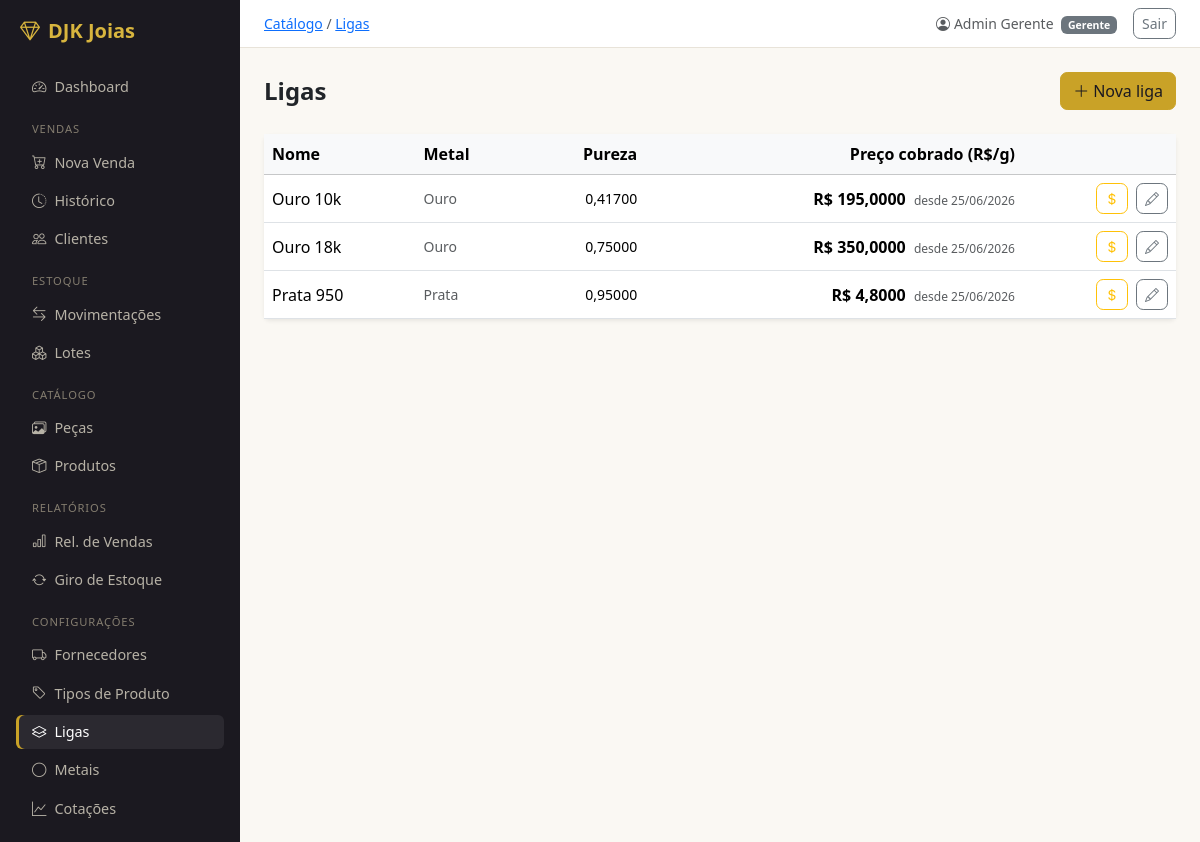
The app's page /catalogo/ligas/ (signed in) with its own data.
### usuarios/models.py (models this page shows, shortened)
class Usuario(AbstractUser):
    class Perfil(models.TextChoices):
        GERENTE  = 'GER', 'Gerente'
        VENDEDOR = 'VEN', 'Vendedor'
    perfil    = models.CharField(max_length=3, choices=Perfil.choices, default=Perfil.VENDEDOR)
    telefone  = models.CharField(max_length=20, blank=True)
    criado_em = models.DateTimeField(auto_now_add=True)
    class Meta:
        verbose_name        = 'Usuário'
        verbose_name_plural = 'Usuários'
        ordering            = ['first_name', 'last_name']
    @property
    def is_gerente(self):
        return self.perfil == self.Perfil.GERENTE

### catalogo/models.py (models this page shows, shortened)
class Liga(models.Model):
    nome   = models.CharField(max_length=50, unique=True)
    metal  = models.ForeignKey(Metal, on_delete=models.PROTECT, related_name='ligas')
    pureza = models.DecimalField(
        max_digits=6, decimal_places=5,
        validators=[MinValueValidator(Decimal('0.00001')), MaxValueValidator(Decimal('1.0'))],
        help_text='Fração pura do metal. Ex: 0.75000 para Ouro 18k',
    )
    class Meta:
        verbose_name        = 'Liga'
        verbose_name_plural = 'Ligas'
        ordering            = ['metal', 'nome']
    @property
    def preco_atual(self):
        return self.precos.order_by('-vigente_desde').first()

class Metal(models.Model):
    nome    = models.CharField(max_length=50, unique=True)
    simbolo = models.CharField(max_length=10, unique=True, help_text='Símbolo da API. Ex: XAU, XAG')
    class Meta:
        verbose_name        = 'Metal'
        verbose_name_plural = 'Metais'
        ordering            = ['nome']
    def __str__(self):
        return self.nome

class PrecoLiga(models.Model):
    liga            = models.ForeignKey(Liga, on_delete=models.PROTECT, related_name='precos')
    preco_por_grama = models.DecimalField(
        max_digits=12, decimal_places=4,
        validators=[MinValueValidator(Decimal('0.0001'))],
    )
    vigente_desde = models.DateField(db_index=True)
    definido_por  = models.ForeignKey(
        settings.AUTH_USER_MODEL,
        on_delete=models.PROTECT,
        related_name='precos_definidos',
    )
    class Meta:
        verbose_name        = 'Preço de Liga'
        verbose_name_plural = 'Preços de Liga'
        unique_together     = [('liga', 'vigente_desde')]
        ordering            = ['liga', '-vigente_desde']

### catalogo/views.py (the view)
# urls.py: path('ligas/',                            views.LigaListView.as_view(),   name='liga_list'),
class LigaListView(LoginRequiredMixin, ListView):
    model               = Liga
    template_name       = 'catalogo/liga_list.html'
    context_object_name = 'ligas'
    queryset            = Liga.objects.select_related('metal').prefetch_related('precos')

### templates/catalogo/liga_list.html (shortened to what this page needs)
{% extends 'base.html' %}
{% block breadcrumb %}<a href="{% url 'catalogo:peca_list' %}">Catálogo</a> / <a href="{% url 'catalogo:liga_list' %}">Ligas</a>{% endblock %}
{% block content %}
<div class="d-flex align-items-center justify-content-between mb-4">
  <h4 class="fw-semibold mb-0">Ligas</h4>
  {% if user.is_gerente %}
  <a href="{% url 'catalogo:liga_create' %}" class="btn btn-warning">
    <i class="bi bi-plus-lg me-1"></i>Nova liga
  </a>
  {% endif %}
</div>
<div class="card border-0 shadow-sm">
  <table class="table table-hover align-middle mb-0">
    <thead class="table-light">
      <tr>
        <th>Nome</th>
        <th>Metal</th>
        <th class="text-end">Pureza</th>
        <th class="text-end">Preço cobrado (R$/g)</th>
        <th></th>
      </tr>
    </thead>
    <tbody>
      {% for liga in ligas %}
      <tr>
        <td class="fw-medium">{{ liga.nome }}</td>
        <td class="text-muted small">{{ liga.metal }}</td>
        <td class="text-end small">{{ liga.pureza|floatformat:5 }}</td>
        <td class="text-end">
          {% with preco=liga.preco_atual %}
          {% if preco %}
          <span class="fw-semibold">R$ {{ preco.preco_por_grama|floatformat:4 }}</span>
          <span class="text-muted ms-1" style="font-size:.75rem">desde {{ preco.vigente_desde|date:"d/m/Y" }}</span>
          {% else %}
          <span class="text-danger small">Sem preço definido</span>
          {% endif %}
          {% endwith %}
        </td>
        <td class="text-end">
          {% if user.is_gerente %}
          <a href="{% url 'catalogo:preco_liga_definir' liga.pk %}" class="btn btn-sm btn-outline-warning me-1">
            <i class="bi bi-currency-dollar"></i>
          </a>
          <a href="{% url 'catalogo:liga_update' liga.pk %}" class="btn btn-sm btn-outline-secondary">
            <i class="bi bi-pencil"></i>
          </a>
          {% endif %}
        </td>
      </tr>
      {% empty %}
      <tr>
        <td colspan="5" class="text-center text-muted py-4">Nenhuma liga cadastrada.</td>
      </tr>
      {% endfor %}
    </tbody>
  </table>
</div>
{% endblock %}

### templates/base.html (shortened to what this page needs)
<!DOCTYPE html>
<html lang="pt-br">
<head>
  <link href="https://cdn.jsdelivr.net/npm/bootstrap@5.3.3/dist/css/bootstrap.min.css" rel="stylesheet">
  <link href="https://cdn.jsdelivr.net/npm/bootstrap-icons@1.11.3/font/bootstrap-icons.min.css" rel="stylesheet">
</head>
<body>
<div class="d-flex">
  <nav id="sidebar" class="p-3">
    <div class="text-white fw-bold fs-5 mb-4 px-1">
      <i class="bi bi-gem me-2"></i>DJK Joias
    </div>
    <ul class="nav flex-column gap-1">
      <li><a href="{% url 'dashboard:index' %}" class="nav-link {% if request.resolver_match.app_name == 'dashboard' %}active{% endif %}">
        <i class="bi bi-speedometer2 me-2"></i>Dashboard
      </a></li>
      <li class="sidebar-section">Vendas</li>
      <li><a href="{% url 'vendas:venda_create' %}" class="nav-link {% if request.resolver_match.url_name == 'venda_create' %}active{% endif %}">
        <i class="bi bi-cart-plus me-2"></i>Nova Venda
      </a></li>
      <li><a href="{% url 'vendas:venda_list' %}" class="nav-link {% if request.resolver_match.url_name == 'venda_list' or request.resolver_match.url_name == 'venda_detail' %}active{% endif %}">
        <i class="bi bi-clock-history me-2"></i>Histórico
      </a></li>
      <li><a href="{% url 'vendas:cliente_list' %}" class="nav-link {% if request.resolver_match.url_name|slice:':7' == 'cliente' %}active{% endif %}">
        <i class="bi bi-people me-2"></i>Clientes
      </a></li>
      <li class="sidebar-section">Estoque</li>
      <li><a href="{% url 'estoque:movimentacao_list' %}" class="nav-link {% if request.resolver_match.url_name == 'movimentacao_list' or request.resolver_match.url_name == 'movimentacao_create' %}active{% endif %}">
        <i class="bi bi-arrow-left-right me-2"></i>Movimentações
      </a></li>
      <li><a href="{% url 'estoque:lote_list' %}" class="nav-link {% if request.resolver_match.url_name|slice:':4' == 'lote' %}active{% endif %}">
        <i class="bi bi-boxes me-2"></i>Lotes
      </a></li>
      <li class="sidebar-section">Catálogo</li>
      <li><a href="{% url 'catalogo:peca_list' %}" class="nav-link {% if request.resolver_match.url_name|slice:':4' == 'peca' %}active{% endif %}">
        <i class="bi bi-images me-2"></i>Peças
      </a></li>
      <li><a href="{% url 'catalogo:produto_list' %}" class="nav-link {% if request.resolver_match.url_name|slice:':7' == 'produto' %}active{% endif %}">
        <i class="bi bi-box-seam me-2"></i>Produtos
      </a></li>
      {% if user.is_gerente %}
      <li class="sidebar-section">Relatórios</li>
      <li><a href="{% url 'relatorios:vendas' %}" class="nav-link {% if request.resolver_match.url_name == 'vendas' and request.resolver_match.app_name == 'relatorios' %}active{% endif %}">
        <i class="bi bi-bar-chart me-2"></i>Rel. de Vendas
      </a></li>
      <li><a href="{% url 'relatorios:giro' %}" class="nav-link {% if request.resolver_match.url_name == 'giro' %}active{% endif %}">
        <i class="bi bi-arrow-repeat me-2"></i>Giro de Estoque
      </a></li>
      <li class="sidebar-section">Configurações</li>
      <li><a href="{% url 'vendas:fornecedor_list' %}" class="nav-link {% if request.resolver_match.url_name|slice:':10' == 'fornecedor' %}active{% endif %}">
        <i class="bi bi-truck me-2"></i>Fornecedores
      </a></li>
      <li><a href="{% url 'catalogo:tipo_produto_list' %}" class="nav-link {% if request.resolver_match.url_name|slice:':4' == 'tipo' %}active{% endif %}">
        <i class="bi bi-tag me-2"></i>Tipos de Produto
      </a></li>
      <li><a href="{% url 'catalogo:liga_list' %}" class="nav-link {% if request.resolver_match.url_name|slice:':4' == 'liga' %}active{% endif %}">
        <i class="bi bi-layers me-2"></i>Ligas
      </a></li>
      <li><a href="{% url 'catalogo:metal_list' %}" class="nav-link {% if request.resolver_match.url_name|slice:':5' == 'metal' %}active{% endif %}">
        <i class="bi bi-circle me-2"></i>Metais
      </a></li>
      <li><a href="{% url 'catalogo:cotacao_list' %}" class="nav-link {% if request.resolver_match.url_name == 'cotacao_list' %}active{% endif %}">
        <i class="bi bi-graph-up me-2"></i>Cotações
      </a></li>
      {% endif %}
    </ul>
  </nav>
  <div id="main" class="d-flex flex-column">
    <div class="topbar px-4 py-2 d-flex align-items-center justify-content-between">
      <span class="text-muted small">{% block breadcrumb %}{% endblock %}</span>
      <div class="d-flex align-items-center gap-3">
        <span class="small text-muted">
          <i class="bi bi-person-circle me-1"></i>{{ user.get_full_name|default:user.username }}
          <span class="badge bg-secondary ms-1">{{ user.get_perfil_display }}</span>
        </span>
        <form method="post" action="{% url 'logout' %}" class="m-0">
          <button type="submit" class="btn btn-sm btn-outline-secondary">Sair</button>
        </form>
      </div>
    </div>
    <main class="p-4 flex-grow-1">
      {% block content %}{% endblock %}
    </main>
  </div>
</div>
{% load static %}
</body>
</html>

### templates/base.html (style rules this page uses)
:root { --onyx: #1b1920; --onyx-2: #2a2730; --gold: #c9a227; --gold-dark: #ad8a1f; --gold-soft: #d8b53e; --paper: #faf8f3; }
body { background-color: var(--paper); }
#sidebar { min-height: 100vh; background-color: var(--onyx); width: 240px; flex-shrink: 0; }
#sidebar .navbar-brand, #sidebar .fw-bold { color: var(--gold-soft) !important; }
#sidebar .nav-link { color: #b7b2a6; font-size: 0.9rem; padding: .4rem 1rem; border-radius: 6px; }
#sidebar .nav-link.active { color: #fff; background-color: rgba(255,255,255,.07); box-shadow: inset 3px 0 0 var(--gold); }
#sidebar .sidebar-section { font-size: .7rem; text-transform: uppercase; letter-spacing: .08em; color: #847d6f; padding: .8rem 1rem .2rem; }
#main { flex: 1; min-width: 0; }
.topbar { background: #fff; border-bottom: 1px solid #e8e3d9; }
.btn { border-radius: .45rem; font-weight: 500; }
.btn-warning { --bs-btn-bg: var(--gold); --bs-btn-border-color: var(--gold); --bs-btn-hover-bg: var(--gold-dark); --bs-btn-hover-border-color: var(--gold-dark); --bs-btn-active-bg: var(--gold-dark); --bs-btn-active-border-color: var(--gold-dark); --bs-btn-disabled-bg: var(--gold); --bs-btn-disabled-border-color: var(--gold); --bs-btn-color: var(--onyx); --bs-btn-hover-color: var(--onyx); --bs-btn-active-color: var(--onyx); --bs-btn-disabled-color: var(--onyx); }

### records on screen
Usuario: get_full_name "Admin Gerente", perfil "Gerente"
Liga: nome "Ouro 10k", metal "Ouro", pureza "0,41700", preco_atual.preco_por_grama "195,0000", preco_atual.vigente_desde "25/06/2026"
Liga: nome "Ouro 18k", metal "Ouro", pureza "0,75000", preco_atual.preco_por_grama "350,0000", preco_atual.vigente_desde "25/06/2026"
Liga: nome "Prata 950", metal "Prata", pureza "0,95000", preco_atual.preco_por_grama "4,8000", preco_atual.vigente_desde "25/06/2026"
